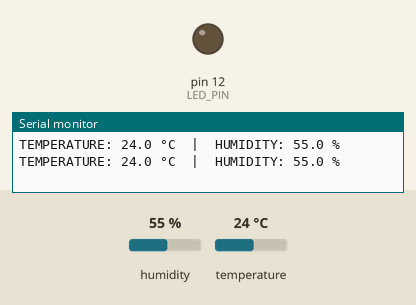
Recording of a sketch running on a simulated Arduino Uno, built with avr-gcc and run on an emulated ATmega328P. Parts: output pins drawn as LEDs (lit = HIGH), the last lines printed to the serial monitor. The test bench sets the inputs (shaded band); at power-on: temperature 24 °C, humidity 55 %.

Above: at 5.8 s.
5.9 s: temperature set to 28 °C
11.9 s: temperature set to 31 °C
At 15.5 s:
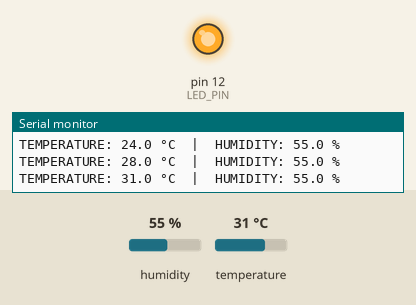
17.9 s: temperature set to 12 °C
At 21.4 s:
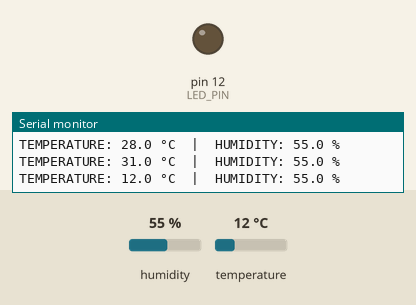
23.9 s: temperature set to 33 °C
At 26.1 s:
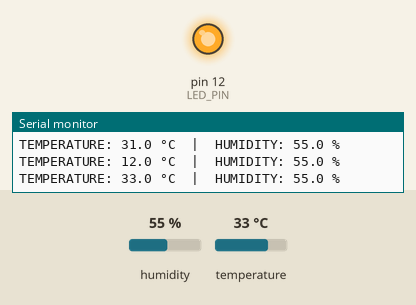
Timing chart, 0 to 27.6 s (numbered marks = the images above; inputs shaded):
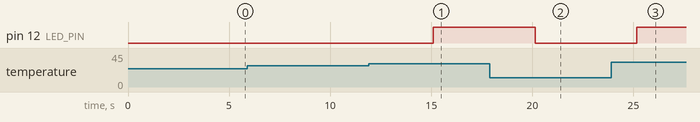

Measured:
- the behaviour switches between 29 and 30 °C on temperature (found by bisection; images 0 and 1)
- after the input at 11.9 s, pin 12 (LED_PIN): LOW → HIGH after 3.2 s
- after the input at 17.9 s, pin 12 (LED_PIN): HIGH → LOW after 2.2 s
- after the input at 23.9 s, pin 12 (LED_PIN): LOW → HIGH after 1.3 s

The sketch:

DHT11_LED_Control.ino
```cpp
// DHT11 Temperature & Humidity Monitor with LED control
// Board: Arduino UNO (AVR)
// Library: "DHT sensor library" by Adafruit + "Adafruit Unified Sensor" (install from Library Manager)
//
// Wiring
//   DHT11 --> Arduino
//   VCC   --> 5V
//   GND   --> GND
//   DATA  --> D7  (with a 10k pull-up to 5V if your module doesn't have one)
//   LED   --> D12 (through a 220Ω–1kΩ resistor to GND)
//
// Behavior
// - Reads temp (°C) and humidity (%) every 5s
// - If temperature >= 30°C, the LED turns ON; otherwise OFF
// - Prints values to the Serial Monitor at 9600 baud

#include <DHT.h>

#define DHTPIN 7       // DHT11 data pin
#define DHTTYPE DHT11  // Sensor type
const int LED_PIN = 12;
const float TEMP_THRESHOLD_C = 30.0;

DHT dht(DHTPIN, DHTTYPE);

void setup() {
  Serial.begin(9600);
  dht.begin();
  pinMode(LED_PIN, OUTPUT);
  Serial.println(F("DHT11 Monitor started. Open Serial Monitor at 9600 baud."));
}

void loop() {
  float t = dht.readTemperature(); // in °C
  float h = dht.readHumidity();    // in %

  if (isnan(t) || isnan(h)) {
    Serial.println(F("Failed to read from DHT11 sensor!"));
    delay(2000);
    return;
  }

  // LED logic
  if (t >= TEMP_THRESHOLD_C) {
    digitalWrite(LED_PIN, HIGH);
  } else {
    digitalWrite(LED_PIN, LOW);
  }

  // Print nicely
  Serial.print(F("TEMPERATURE: "));
  Serial.print(t, 1);
  Serial.print(F(" °C  |  HUMIDITY: "));
  Serial.print(h, 1);
  Serial.println(F(" %"));

  delay(5000); // ms
}
```
